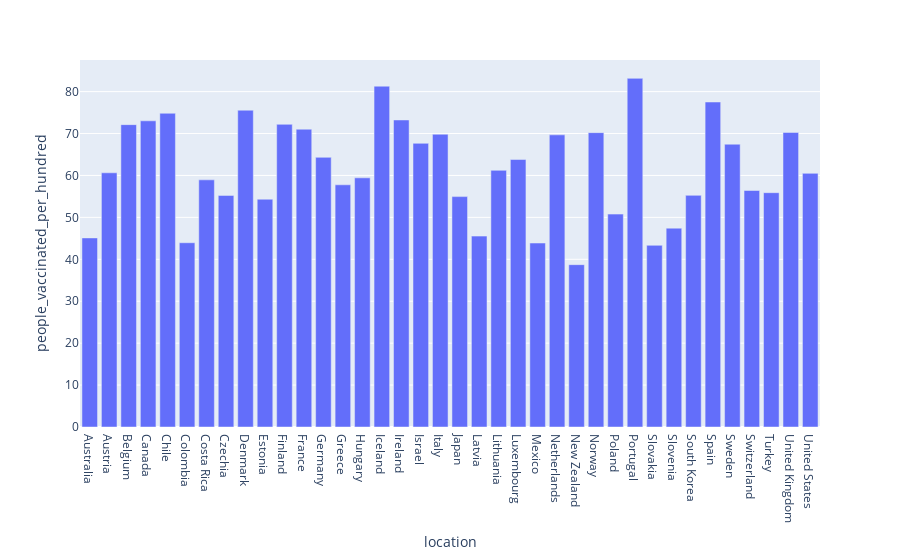

Here is the notebook cell this chart was saved with:
### Code cell
oecd_vacc = latest(oecd_data, 'people_vaccinated_per_hundred')

px.bar(oecd_vacc, x='location', y='people_vaccinated_per_hundred')

### Figure 1 — Plotly figure (JSON) as saved in the notebook; plotly's stock layout.template omitted (floating-point values rounded to 4 significant figures)
{"data": [{"alignmentgroup": "True", "hovertemplate": "location=%{x}<br>people_vaccinated_per_hundred=%{y}<extra></extra>", "legendgroup": "", "marker": {"color": "#636efa", "pattern": {"shape": ""}}, "name": "", "offsetgroup": "", "orientation": "v", "showlegend": false, "textposition": "auto", "type": "bar", "x": ["Australia", "Austria", "Belgium", "Canada", "Chile", "Colombia", "Costa Rica", "Czechia", "Denmark", "Estonia", "Finland", "France", "Germany", "Greece", "Hungary", "Iceland", "Ireland", "Israel", "Italy", "Japan", "Latvia", "Lithuania", "Luxembourg", "Mexico", "Netherlands", "New Zealand", "Norway", "Poland", "Portugal", "Slovakia", "Slovenia", "South Korea", "Spain", "Sweden", "Switzerland", "Turkey", "United Kingdom", "United States"], "xaxis": "x", "y": [45.1, 60.63, 72.12, 73.03, 74.83, 43.95, 58.95, 55.24, 75.56, 54.33, 72.19, 71.03, 64.32, 57.77, 59.43, 81.29, 73.23, 67.66, 69.83, 54.95, 45.53, 61.22, 63.8, 43.88, 69.68, 38.72, 70.21, 50.78, 83.16, 43.33, 47.43, 55.25, 77.52, 67.45, 56.41, 55.89, 70.25, 60.5], "yaxis": "y"}], "layout": {"barmode": "relative", "legend": {"tracegroupgap": 0}, "margin": {"t": 60}, "xaxis": {"anchor": "y", "domain": [0, 1], "title": {"text": "location"}}, "yaxis": {"anchor": "x", "domain": [0, 1], "title": {"text": "people_vaccinated_per_hundred"}}}}
